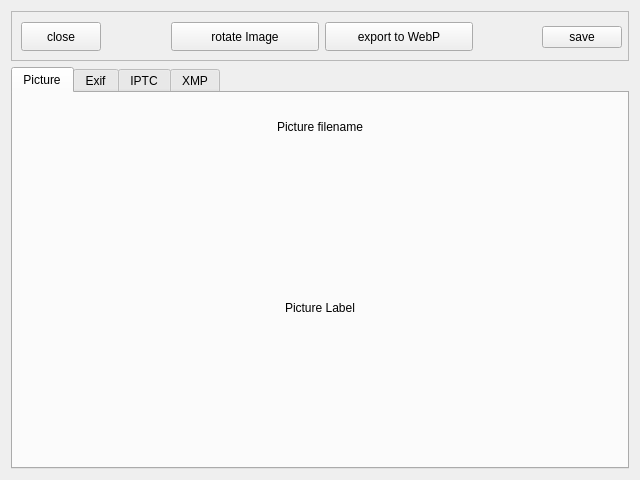
<?xml version="1.0" encoding="UTF-8"?>
<ui version="4.0">
 <class>PictureWidget</class>
 <widget class="QWidget" name="PictureWidget">
  <property name="windowModality">
   <enum>Qt::WindowModality::ApplicationModal</enum>
  </property>
  <property name="geometry">
   <rect>
    <x>0</x>
    <y>0</y>
    <width>640</width>
    <height>480</height>
   </rect>
  </property>
  <property name="sizePolicy">
   <sizepolicy hsizetype="Expanding" vsizetype="Expanding">
    <horstretch>0</horstretch>
    <verstretch>0</verstretch>
   </sizepolicy>
  </property>
  <property name="minimumSize">
   <size>
    <width>460</width>
    <height>0</height>
   </size>
  </property>
  <property name="windowTitle">
   <string>Picture Details</string>
  </property>
  <layout class="QVBoxLayout" name="verticalLayout">
   <item>
    <widget class="QFrame" name="frameToolbar">
     <property name="sizePolicy">
      <sizepolicy hsizetype="Expanding" vsizetype="Fixed">
       <horstretch>0</horstretch>
       <verstretch>0</verstretch>
      </sizepolicy>
     </property>
     <property name="minimumSize">
      <size>
       <width>0</width>
       <height>50</height>
      </size>
     </property>
     <property name="maximumSize">
      <size>
       <width>16777215</width>
       <height>50</height>
      </size>
     </property>
     <property name="frameShape">
      <enum>QFrame::Shape::StyledPanel</enum>
     </property>
     <property name="frameShadow">
      <enum>QFrame::Shadow::Raised</enum>
     </property>
     <widget class="QWidget" name="layoutWidget">
      <property name="geometry">
       <rect>
        <x>10</x>
        <y>10</y>
        <width>601</width>
        <height>32</height>
       </rect>
      </property>
      <layout class="QHBoxLayout" name="horizontalLayout_4">
       <item>
        <widget class="QPushButton" name="closeBtn">
         <property name="minimumSize">
          <size>
           <width>0</width>
           <height>29</height>
          </size>
         </property>
         <property name="maximumSize">
          <size>
           <width>16777215</width>
           <height>29</height>
          </size>
         </property>
         <property name="text">
          <string>close</string>
         </property>
        </widget>
       </item>
       <item>
        <spacer name="horizontalSpacer">
         <property name="orientation">
          <enum>Qt::Orientation::Horizontal</enum>
         </property>
         <property name="sizeHint" stdset="0">
          <size>
           <width>40</width>
           <height>20</height>
          </size>
         </property>
        </spacer>
       </item>
       <item>
        <widget class="QPushButton" name="rotateSrcImg_Btn">
         <property name="minimumSize">
          <size>
           <width>148</width>
           <height>29</height>
          </size>
         </property>
         <property name="maximumSize">
          <size>
           <width>148</width>
           <height>29</height>
          </size>
         </property>
         <property name="text">
          <string>rotate Image</string>
         </property>
        </widget>
       </item>
       <item>
        <widget class="QPushButton" name="exportSrcToWebp_Btn">
         <property name="minimumSize">
          <size>
           <width>148</width>
           <height>29</height>
          </size>
         </property>
         <property name="maximumSize">
          <size>
           <width>148</width>
           <height>29</height>
          </size>
         </property>
         <property name="text">
          <string>export to WebP</string>
         </property>
        </widget>
       </item>
       <item>
        <spacer name="horizontalSpacer_2">
         <property name="orientation">
          <enum>Qt::Orientation::Horizontal</enum>
         </property>
         <property name="sizeHint" stdset="0">
          <size>
           <width>40</width>
           <height>20</height>
          </size>
         </property>
        </spacer>
       </item>
       <item>
        <widget class="QPushButton" name="saveBtn">
         <property name="text">
          <string>save</string>
         </property>
        </widget>
       </item>
      </layout>
     </widget>
    </widget>
   </item>
   <item>
    <widget class="QTabWidget" name="tabWidget">
     <property name="sizePolicy">
      <sizepolicy hsizetype="Expanding" vsizetype="Expanding">
       <horstretch>0</horstretch>
       <verstretch>0</verstretch>
      </sizepolicy>
     </property>
     <property name="currentIndex">
      <number>0</number>
     </property>
     <widget class="QWidget" name="tab_1_Picture">
      <attribute name="title">
       <string>Picture</string>
      </attribute>
      <layout class="QHBoxLayout" name="horizontalLayout_3">
       <item>
        <layout class="QVBoxLayout" name="verticalLayout_2">
         <item>
          <widget class="QLabel" name="filename_label">
           <property name="minimumSize">
            <size>
             <width>0</width>
             <height>50</height>
            </size>
           </property>
           <property name="maximumSize">
            <size>
             <width>16777215</width>
             <height>50</height>
            </size>
           </property>
           <property name="text">
            <string>Picture filename</string>
           </property>
           <property name="alignment">
            <set>Qt::AlignmentFlag::AlignCenter</set>
           </property>
          </widget>
         </item>
         <item>
          <widget class="QLabel" name="picture_label">
           <property name="sizePolicy">
            <sizepolicy hsizetype="Ignored" vsizetype="Ignored">
             <horstretch>0</horstretch>
             <verstretch>0</verstretch>
            </sizepolicy>
           </property>
           <property name="text">
            <string>Picture Label</string>
           </property>
           <property name="scaledContents">
            <bool>false</bool>
           </property>
           <property name="alignment">
            <set>Qt::AlignmentFlag::AlignCenter</set>
           </property>
          </widget>
         </item>
        </layout>
       </item>
      </layout>
     </widget>
     <widget class="QWidget" name="tab_2_Exif">
      <attribute name="title">
       <string>Exif</string>
      </attribute>
      <layout class="QHBoxLayout" name="horizontalLayout_2">
       <item>
        <widget class="QTableWidget" name="exifTableWidget"/>
       </item>
      </layout>
     </widget>
     <widget class="QWidget" name="tab_3_Iptc">
      <attribute name="title">
       <string>IPTC</string>
      </attribute>
      <layout class="QHBoxLayout" name="horizontalLayout">
       <item>
        <widget class="QTableWidget" name="iptcTableWidget"/>
       </item>
      </layout>
     </widget>
     <widget class="QWidget" name="tab_3_Xmp">
      <attribute name="title">
       <string>XMP</string>
      </attribute>
      <layout class="QHBoxLayout" name="horizontalLayout_5">
       <item>
        <widget class="QTableWidget" name="xmpTableWidget"/>
       </item>
      </layout>
     </widget>
    </widget>
   </item>
  </layout>
 </widget>
 <resources/>
 <connections/>
</ui>
